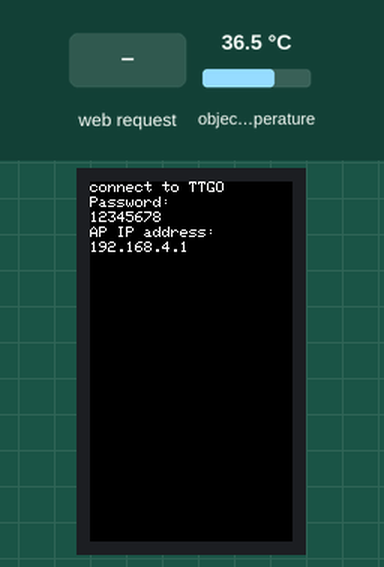
This program was run on a simulated ESP32. On the bench: 135×240 colour display. The inputs (shaded band) are chosen by the test bench; at power-on: object temperature 36.5 °C.

Above: at 1.3 s.
1.4 s: HTTP request GET /getTemp received
At 2.3 s:
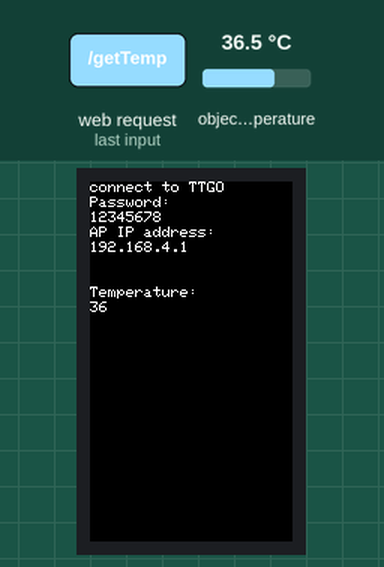
Timing chart, 0 to 4.4 s (numbered marks = the images above; inputs shaded):
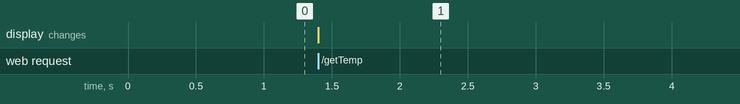

The program:

main.cpp
```cpp
#include <Arduino.h>
#include <TFT_eSPI.h>
#include <WiFi.h>
#include <WiFiAP.h>
#include <WebServer.h>
#include <Adafruit_MLX90614.h>

#include <webPage.h>

TFT_eSPI tft = TFT_eSPI();

Adafruit_MLX90614 mlx = Adafruit_MLX90614();
WebServer server(80);

const char *ssid = "TTGO";
const char *password = "12345678";

void onIndex()
{
  server.send(200, "text/html", webPage);
}

void onGet()
{
  if (digitalRead(35) == 0 and digitalRead(0) == 0)
  {
    server.send(200, "text/plane", "fizzbuzz");
    tft.drawString("fizzbuzz", 0, 50);
  }
  else if (digitalRead(0) == 0)
  {
    server.send(200, "text/plane", "fizz");
    tft.drawString("fizz", 0, 50);
  }
  else if (digitalRead(35) == 0)
  {
    server.send(200, "text/plane", "buzz");
    tft.drawString("buzz", 0, 50);
  }
  else
  {
    server.send(200, "text/plane", "");
    tft.drawString("", 0, 50);
  }
}

void onGetTemp()
{
  double temp = mlx.readObjectTempC();
  server.send(200, "text/plane", (String)temp);
  tft.drawString("Temperature:", 0, 70);
  tft.drawNumber(temp, 0, 80);
}

void onPost()
{
  server.send(200, "text/plain", "msg sent");
  tft.drawString(server.arg(0), 0, 60);
}

void setup()
{
  pinMode(0, INPUT_PULLUP);
  pinMode(35, INPUT_PULLUP);

  tft.init();
  tft.fillScreen(TFT_BLACK);

  WiFi.softAP(ssid, password);
  IPAddress myIP = WiFi.softAPIP();
  tft.drawString("connect to TTGO", 0, 0);
  tft.drawString("Password:", 0, 10);
  tft.drawString(password, 0, 20);
  tft.drawString("AP IP address:", 0, 30);
  tft.drawString(myIP.toString(), 0, 40);

  server.on("/", onIndex);
  server.on("/get", onGet);
  server.on("/getTemp", onGetTemp);
  server.on("/post", HTTP_POST, onPost);

  mlx.begin();
  server.begin();
}

void loop()
{
  server.handleClient();
}
```

webPage.h
```cpp
String webPage = R"***(
<!DOCTYPE html>
<head>
  <title>TTGO Web Server</title>
</head>
<html>
  <body>
    <div>
      <h1>Hello From TTGO</h1>
      <hr />
      <div>
        <h4>Send msg to TTGO's screen:</h4>
        <input type="text" id="input" />
        <input
          type="button"
          value="send"
          onclick="postData('post', document.getElementById('input').value)"
        />
      </div>
      <hr />
      <div>
        <h4>Read msg from TTGO:</h4>
        <div id="msg"></div>
      </div>
      <hr />
      <div>
        <h4>Read Temperature from sensor:</h4>
        <div id="temp"></div>
      </div>
    </div>
  </body>
  <script>
    setInterval(() => {
      fetch("get")
        .then((response) => response.text())
        .then((text) => (document.getElementById("msg").innerHTML = text));
    }, 100);

    setInterval(() => {
      fetch("getTemp")
        .then((response) => response.text())
        .then((text) => (document.getElementById("temp").innerHTML = text));
    }, 1000);

    function postData(route, Content) {
      fetch(route, {
        method: "POST",
        headers: {
          "Content-Type": "text/plane",
        },
        body: Content,
      })
        .then((response) => response.text())
        .then((data) => {
          console.log(data);
        });
    }
  </script>
</html>
)***";
```

Measured:
- after the input at 1.4 s, the display: changes at once (image 1)
